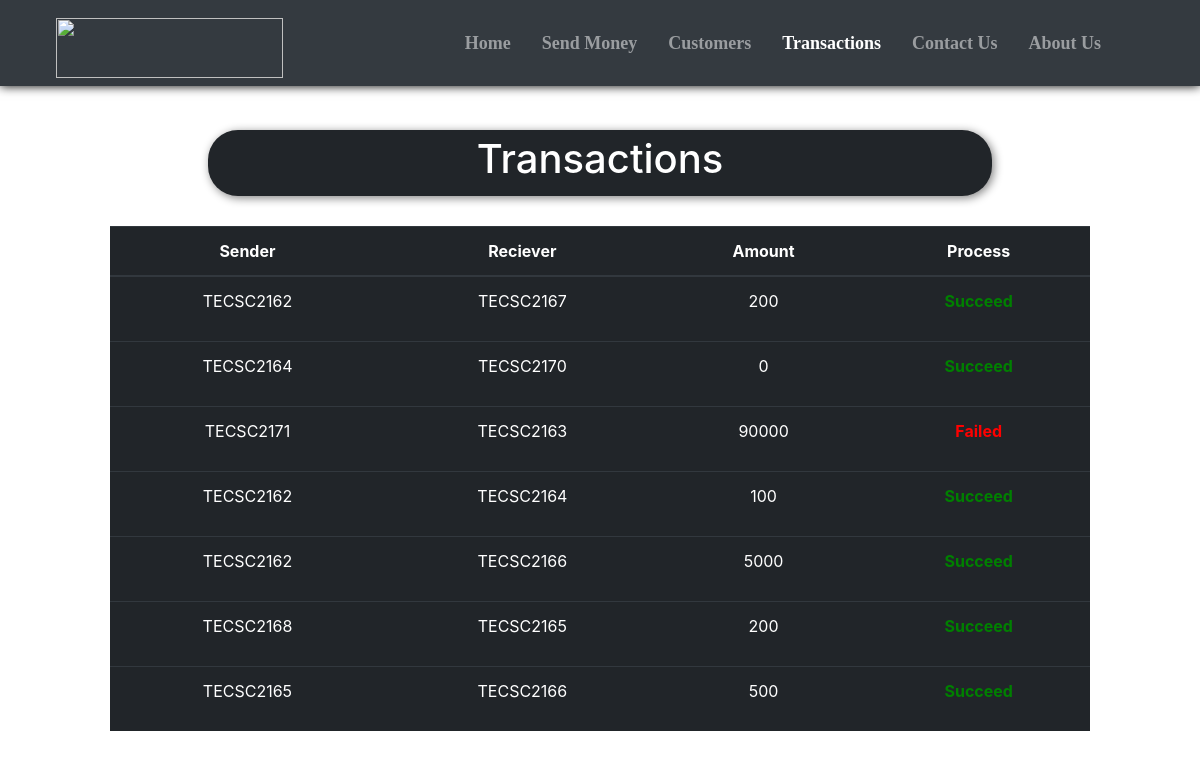
Screenshot of /transactions.php with the database file from the repository.
### tables this page shows
CREATE TABLE `transactions` (
  `sr` int(11) NOT NULL,
  `sender` varchar(10) NOT NULL,
  `receiver` varchar(10) NOT NULL,
  `amount` bigint(20) NOT NULL,
  `status` varchar(10) NOT NULL
);

### transactions.php (the view, shortened to what this page needs)
<!doctype html>
<html lang="en">
<head>
    <link href="//maxcdn.bootstrapcdn.com/bootstrap/4.1.1/css/bootstrap.min.css" rel="stylesheet" id="bootstrap-css">
    <link rel="stylesheet" href="https://use.fontawesome.com/releases/v5.1.0/css/all.css"
>
</head>
<body style="background-color:white;">
    <?php include 'spin.php'; ?>
    <nav class="navbar navbar-expand-lg navbar-dark bg-dark fixed fixed-top"
        style="font-family:Times New Roman; font-size:18px; box-shadow: 0px 0px 10px 0px black;">
        <div class="container-fluid">
        <a href="index.php"><img src="https://media.northwesternmutual.com/images/field/team/216/logos/406e1627-3d72-46f2-832f-d4597e9975c9.png" alt=""
                    style="height: 60px;width:6cm; margin-left:25px; margin-top:10px;"></a>
        </div>
        <div class="collapse navbar-collapse" id="navbarSupportedContent">
            <b>
                <ul class="navbar-nav ">
                    <li class="nav-item nav-links" style="margin-left:15px;">
                        <a class="nav-link text-nowrap" aria-current="page" href="index.php">Home</a>
                    </li>
                    <li class="nav-item" style="margin-left:15px; ">
                        <a class="nav-link text-nowrap" href="send_money.php">Send Money</a>
                    </li>
                    <li class="nav-item" style="margin-left:15px;">
                        <a class="nav-link text-nowrap" href="all_cust.php">Customers</a>
                    </li>
                    <li class="nav-item" style="margin-left:15px;">
                        <a class="nav-link text-nowrap active" href="transactions.php">Transactions</a>
                    </li>
                    <li class="nav-item" style="margin-left:15px;">
                        <a class="nav-link text-nowrap" href="contact_us.php">Contact Us</a>
                    </li>
                    <li class="nav-item" style="margin-left:15px; margin-right:75px;">
                        <a class="nav-link text-nowrap" href="about_us.php">About Us</a>
                    </li>
                </ul>
            </b>
        </div>
    </nav>
    <center>
        <div class="container" style="margin-top: 10%; padding:10px 80px 10px 80px; ">
            <div
                style="width:80%; background-color:#212529; padding:5px 5px 5px 5px; border-radius:30px; box-shadow: 2px 2px 10px gray;">
                <h1 style=" color:white;">Transactions</h1>
            </div>
            <?php
    $conn = mysqli_connect($servername, $username, $password, $database);
    if(!$conn){
        die("Connection not established: ".mysqli_connect_error());
    }else{
        $sql = "SELECT * FROM `transactions`";
        $result = mysqli_query($conn, $sql);
?>
            <table class="table table-dark" style="margin-top: 30px;">
                <thead>
                    <tr>
                        <th scope="col">Sender</th>
                        <th scope="col">Reciever</th>
                        <th scope="col">Amount</th>
                        <th scope="col">Process</th>
                    </tr>
                </thead>
                <?php
echo "<tbody>";
        while($row = mysqli_fetch_assoc($result)){
        if(!(empty($row['sender']) && empty($row['receiver']) && empty($row['amount'])))
            {echo    '
            <tr>
              <td>'.$row['sender'].'</td>
              <td>'.$row['receiver'].'</td>
              <td>'.$row['amount'].'</td>
              <td>'; ?> <?php if($row['status'] == "succeed"){echo '<b><p style="color:green;">Succeed</p></b>';}else{echo '<b><p style="color:red;">Failed</p></b>';} ?>
              <?php echo '</td>
              </tr>';}
    }
    }
    echo "</tbody>";
?>
        </div>
    </center>
</body>
</html>

### transactions.php (style rules this page uses)
th, td { text-align: center; }

### rows the page displays
transactions: sender "TECSC2162", receiver "TECSC2167", amount "200", status "Succeed"
transactions: sender "TECSC2164", receiver "TECSC2170", amount "0", status "Succeed"
transactions: sender "TECSC2171", receiver "TECSC2163", amount "90000", status "Failed"
transactions: sender "TECSC2162", receiver "TECSC2164", amount "100", status "Succeed"
transactions: sender "TECSC2162", receiver "TECSC2166", amount "5000", status "Succeed"
transactions: sender "TECSC2168", receiver "TECSC2165", amount "200", status "Succeed"
transactions: sender "TECSC2165", receiver "TECSC2166", amount "500", status "Succeed"
